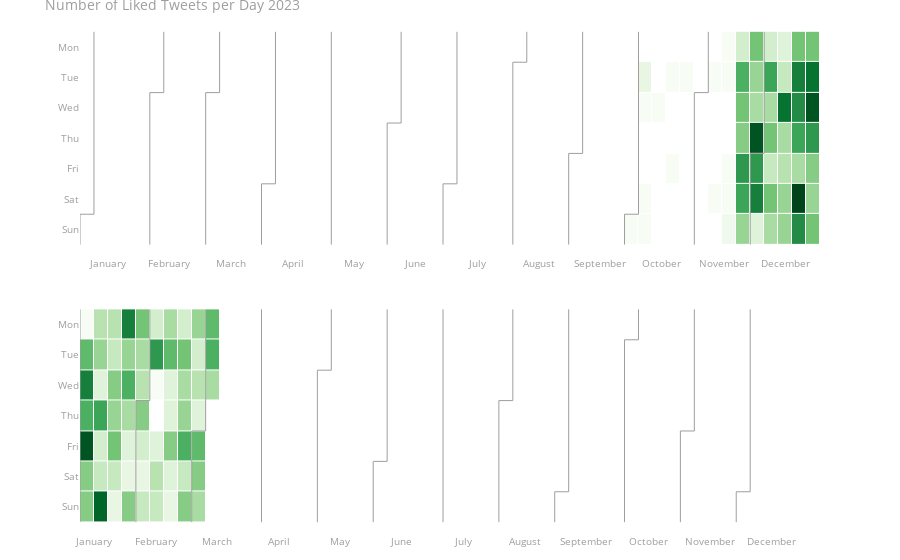

Notebook code for this chart:
### Code cell
from plotly_calplot import calplot

def convert_to_day_df(df):
    # Convert the 'date' column to datetime if it's not already
    df['date'] = pd.to_datetime(df['date'])
    day_df = df.groupby(df['date'].dt.date).size().reset_index(name='num_tweets')
    
    return day_df

day_df = convert_to_day_df(df)
day_df.head(2)

fig = calplot(day_df[(day_df['date'].astype(str)>'2023-09-01') & (day_df['date'].astype(str) < '2024-03-07')], x="date", y="num_tweets", 
              start_month = 1,
    end_month = 12,
    )

# set height of the figure
fig.update_layout(height=250)
# add title 
fig.update_layout(title='Number of Liked Tweets per Day 2023')
fig.show()

### Figure 1 — Plotly figure (JSON) as saved in the notebook; plotly's stock layout.template omitted (floating-point values rounded to 4 significant figures; data arrays with more than 128 entries replaced by an {"elided": "..."} marker saying what was removed)
{"data": [{"colorscale": [[0, "rgb(247,252,245)"], [0.125, "rgb(229,245,224)"], [0.25, "rgb(199,233,192)"], [0.375, "rgb(161,217,155)"], [0.5, "rgb(116,196,118)"], [0.625, "rgb(65,171,93)"], [0.75, "rgb(35,139,69)"], [0.875, "rgb(0,109,44)"], [1, "rgb(0,68,27)"]], "customdata": {"elided": "365x2 str values"}, "hovertemplate": "%{customdata[0]} <br>Week=%{x} <br>%{customdata[1]}=%{z}", "name": "2023", "showscale": false, "type": "heatmap", "x": {"elided": "365 int values"}, "xaxis": "x", "xgap": 1, "y": {"elided": "365 int values"}, "yaxis": "y", "ygap": 1, "z": {"elided": "365 int values"}, "zmax": 21, "zmin": 1}, {"hoverinfo": "skip", "line": {"color": "#9e9e9e", "width": 1}, "mode": "lines", "type": "scatter", "x": [-0.5, -0.5], "xaxis": "x", "y": [5.5, 6.5], "yaxis": "y"}, {"hoverinfo": "skip", "line": {"color": "#9e9e9e", "width": 1}, "mode": "lines", "type": "scatter", "x": [-0.5, 0.5], "xaxis": "x", "y": [5.5, 5.5], "yaxis": "y"}, {"hoverinfo": "skip", "line": {"color": "#9e9e9e", "width": 1}, "mode": "lines", "type": "scatter", "x": [0.5, 0.5], "xaxis": "x", "y": [5.5, -0.5], "yaxis": "y"}, {"hoverinfo": "skip", "line": {"color": "#9e9e9e", "width": 1}, "mode": "lines", "type": "scatter", "x": [4.5, 4.5], "xaxis": "x", "y": [1.5, 6.5], "yaxis": "y"}, {"hoverinfo": "skip", "line": {"color": "#9e9e9e", "width": 1}, "mode": "lines", "type": "scatter", "x": [4.5, 5.5], "xaxis": "x", "y": [1.5, 1.5], "yaxis": "y"}, {"hoverinfo": "skip", "line": {"color": "#9e9e9e", "width": 1}, "mode": "lines", "type": "scatter", "x": [5.5, 5.5], "xaxis": "x", "y": [1.5, -0.5], "yaxis": "y"}, {"hoverinfo": "skip", "line": {"color": "#9e9e9e", "width": 1}, "mode": "lines", "type": "scatter", "x": [8.5, 8.5], "xaxis": "x", "y": [1.5, 6.5], "yaxis": "y"}, {"hoverinfo": "skip", "line": {"color": "#9e9e9e", "width": 1}, "mode": "lines", "type": "scatter", "x": [8.5, 9.5], "xaxis": "x", "y": [1.5, 1.5], "yaxis": "y"}, {"hoverinfo": "skip", "line": {"color": "#9e9e9e", "width": 1}, "mode": "lines", "type": "scatter", "x": [9.5, 9.5], "xaxis": "x", "y": [1.5, -0.5], "yaxis": "y"}, {"hoverinfo": "skip", "line": {"color": "#9e9e9e", "width": 1}, "mode": "lines", "type": "scatter", "x": [12.5, 12.5], "xaxis": "x", "y": [4.5, 6.5], "yaxis": "y"}, {"hoverinfo": "skip", "line": {"color": "#9e9e9e", "width": 1}, "mode": "lines", "type": "scatter", "x": [12.5, 13.5], "xaxis": "x", "y": [4.5, 4.5], "yaxis": "y"}, {"hoverinfo": "skip", "line": {"color": "#9e9e9e", "width": 1}, "mode": "lines", "type": "scatter", "x": [13.5, 13.5], "xaxis": "x", "y": [4.5, -0.5], "yaxis": "y"}, {"hoverinfo": "skip", "line": {"color": "#9e9e9e", "width": 1}, "mode": "lines", "type": "scatter", "x": [17.5, 17.5], "xaxis": "x", "y": [-0.5, 6.5], "yaxis": "y"}, {"hoverinfo": "skip", "line": {"color": "#9e9e9e", "width": 1}, "mode": "lines", "type": "scatter", "x": [21.5, 21.5], "xaxis": "x", "y": [2.5, 6.5], "yaxis": "y"}, {"hoverinfo": "skip", "line": {"color": "#9e9e9e", "width": 1}, "mode": "lines", "type": "scatter", "x": [21.5, 22.5], "xaxis": "x", "y": [2.5, 2.5], "yaxis": "y"}, {"hoverinfo": "skip", "line": {"color": "#9e9e9e", "width": 1}, "mode": "lines", "type": "scatter", "x": [22.5, 22.5], "xaxis": "x", "y": [2.5, -0.5], "yaxis": "y"}, {"hoverinfo": "skip", "line": {"color": "#9e9e9e", "width": 1}, "mode": "lines", "type": "scatter", "x": [25.5, 25.5], "xaxis": "x", "y": [4.5, 6.5], "yaxis": "y"}, {"hoverinfo": "skip", "line": {"color": "#9e9e9e", "width": 1}, "mode": "lines", "type": "scatter", "x": [25.5, 26.5], "xaxis": "x", "y": [4.5, 4.5], "yaxis": "y"}, {"hoverinfo": "skip", "line": {"color": "#9e9e9e", "width": 1}, "mode": "lines", "type": "scatter", "x": [26.5, 26.5], "xaxis": "x", "y": [4.5, -0.5], "yaxis": "y"}, {"hoverinfo": "skip", "line": {"color": "#9e9e9e", "width": 1}, "mode": "lines", "type": "scatter", "x": [30.5, 30.5], "xaxis": "x", "y": [0.5, 6.5], "yaxis": "y"}, {"hoverinfo": "skip", "line": {"color": "#9e9e9e", "width": 1}, "mode": "lines", "type": "scatter", "x": [30.5, 31.5], "xaxis": "x", "y": [0.5, 0.5], "yaxis": "y"}, {"hoverinfo": "skip", "line": {"color": "#9e9e9e", "width": 1}, "mode": "lines", "type": "scatter", "x": [31.5, 31.5], "xaxis": "x", "y": [0.5, -0.5], "yaxis": "y"}, {"hoverinfo": "skip", "line": {"color": "#9e9e9e", "width": 1}, "mode": "lines", "type": "scatter", "x": [34.5, 34.5], "xaxis": "x", "y": [3.5, 6.5], "yaxis": "y"}, {"hoverinfo": "skip", "line": {"color": "#9e9e9e", "width": 1}, "mode": "lines", "type": "scatter", "x": [34.5, 35.5], "xaxis": "x", "y": [3.5, 3.5], "yaxis": "y"}, {"hoverinfo": "skip", "line": {"color": "#9e9e9e", "width": 1}, "mode": "lines", "type": "scatter", "x": [35.5, 35.5], "xaxis": "x", "y": [3.5, -0.5], "yaxis": "y"}, {"hoverinfo": "skip", "line": {"color": "#9e9e9e", "width": 1}, "mode": "lines", "type": "scatter", "x": [38.5, 38.5], "xaxis": "x", "y": [5.5, 6.5], "yaxis": "y"}, {"hoverinfo": "skip", "line": {"color": "#9e9e9e", "width": 1}, "mode": "lines", "type": "scatter", "x": [38.5, 39.5], "xaxis": "x", "y": [5.5, 5.5], "yaxis": "y"}, {"hoverinfo": "skip", "line": {"color": "#9e9e9e", "width": 1}, "mode": "lines", "type": "scatter", "x": [39.5, 39.5], "xaxis": "x", "y": [5.5, -0.5], "yaxis": "y"}, {"hoverinfo": "skip", "line": {"color": "#9e9e9e", "width": 1}, "mode": "lines", "type": "scatter", "x": [43.5, 43.5], "xaxis": "x", "y": [1.5, 6.5], "yaxis": "y"}, {"hoverinfo": "skip", "line": {"color": "#9e9e9e", "width": 1}, "mode": "lines", "type": "scatter", "x": [43.5, 44.5], "xaxis": "x", "y": [1.5, 1.5], "yaxis": "y"}, {"hoverinfo": "skip", "line": {"color": "#9e9e9e", "width": 1}, "mode": "lines", "type": "scatter", "x": [44.5, 44.5], "xaxis": "x", "y": [1.5, -0.5], "yaxis": "y"}, {"hoverinfo": "skip", "line": {"color": "#9e9e9e", "width": 1}, "mode": "lines", "type": "scatter", "x": [47.5, 47.5], "xaxis": "x", "y": [3.5, 6.5], "yaxis": "y"}, {"hoverinfo": "skip", "line": {"color": "#9e9e9e", "width": 1}, "mode": "lines", "type": "scatter", "x": [47.5, 48.5], "xaxis": "x", "y": [3.5, 3.5], "yaxis": "y"}, {"hoverinfo": "skip", "line": {"color": "#9e9e9e", "width": 1}, "mode": "lines", "type": "scatter", "x": [48.5, 48.5], "xaxis": "x", "y": [3.5, -0.5], "yaxis": "y"}, {"colorscale": [[0, "rgb(247,252,245)"], [0.125, "rgb(229,245,224)"], [0.25, "rgb(199,233,192)"], [0.375, "rgb(161,217,155)"], [0.5, "rgb(116,196,118)"], [0.625, "rgb(65,171,93)"], [0.75, "rgb(35,139,69)"], [0.875, "rgb(0,109,44)"], [1, "rgb(0,68,27)"]], "customdata": {"elided": "366x2 str values"}, "hovertemplate": "%{customdata[0]} <br>Week=%{x} <br>%{customdata[1]}=%{z}", "name": "2024", "showscale": false, "type": "heatmap", "x": {"elided": "366 int values"}, "xaxis": "x2", "xgap": 1, "y": {"elided": "366 int values"}, "yaxis": "y2", "ygap": 1, "z": {"elided": "366 int values"}, "zmax": 21, "zmin": 1}, {"hoverinfo": "skip", "line": {"color": "#9e9e9e", "width": 1}, "mode": "lines", "type": "scatter", "x": [0.5, 0.5], "xaxis": "x2", "y": [-0.5, 6.5], "yaxis": "y2"}, {"hoverinfo": "skip", "line": {"color": "#9e9e9e", "width": 1}, "mode": "lines", "type": "scatter", "x": [4.5, 4.5], "xaxis": "x2", "y": [2.5, 6.5], "yaxis": "y2"}, {"hoverinfo": "skip", "line": {"color": "#9e9e9e", "width": 1}, "mode": "lines", "type": "scatter", "x": [4.5, 5.5], "xaxis": "x2", "y": [2.5, 2.5], "yaxis": "y2"}, {"hoverinfo": "skip", "line": {"color": "#9e9e9e", "width": 1}, "mode": "lines", "type": "scatter", "x": [5.5, 5.5], "xaxis": "x2", "y": [2.5, -0.5], "yaxis": "y2"}, {"hoverinfo": "skip", "line": {"color": "#9e9e9e", "width": 1}, "mode": "lines", "type": "scatter", "x": [8.5, 8.5], "xaxis": "x2", "y": [3.5, 6.5], "yaxis": "y2"}, {"hoverinfo": "skip", "line": {"color": "#9e9e9e", "width": 1}, "mode": "lines", "type": "scatter", "x": [8.5, 9.5], "xaxis": "x2", "y": [3.5, 3.5], "yaxis": "y2"}, {"hoverinfo": "skip", "line": {"color": "#9e9e9e", "width": 1}, "mode": "lines", "type": "scatter", "x": [9.5, 9.5], "xaxis": "x2", "y": [3.5, -0.5], "yaxis": "y2"}, {"hoverinfo": "skip", "line": {"color": "#9e9e9e", "width": 1}, "mode": "lines", "type": "scatter", "x": [13.5, 13.5], "xaxis": "x2", "y": [-0.5, 6.5], "yaxis": "y2"}, {"hoverinfo": "skip", "line": {"color": "#9e9e9e", "width": 1}, "mode": "lines", "type": "scatter", "x": [17.5, 17.5], "xaxis": "x2", "y": [1.5, 6.5], "yaxis": "y2"}, {"hoverinfo": "skip", "line": {"color": "#9e9e9e", "width": 1}, "mode": "lines", "type": "scatter", "x": [17.5, 18.5], "xaxis": "x2", "y": [1.5, 1.5], "yaxis": "y2"}, {"hoverinfo": "skip", "line": {"color": "#9e9e9e", "width": 1}, "mode": "lines", "type": "scatter", "x": [18.5, 18.5], "xaxis": "x2", "y": [1.5, -0.5], "yaxis": "y2"}, {"hoverinfo": "skip", "line": {"color": "#9e9e9e", "width": 1}, "mode": "lines", "type": "scatter", "x": [21.5, 21.5], "xaxis": "x2", "y": [4.5, 6.5], "yaxis": "y2"}, {"hoverinfo": "skip", "line": {"color": "#9e9e9e", "width": 1}, "mode": "lines", "type": "scatter", "x": [21.5, 22.5], "xaxis": "x2", "y": [4.5, 4.5], "yaxis": "y2"}, {"hoverinfo": "skip", "line": {"color": "#9e9e9e", "width": 1}, "mode": "lines", "type": "scatter", "x": [22.5, 22.5], "xaxis": "x2", "y": [4.5, -0.5], "yaxis": "y2"}, {"hoverinfo": "skip", "line": {"color": "#9e9e9e", "width": 1}, "mode": "lines", "type": "scatter", "x": [26.5, 26.5], "xaxis": "x2", "y": [-0.5, 6.5], "yaxis": "y2"}, {"hoverinfo": "skip", "line": {"color": "#9e9e9e", "width": 1}, "mode": "lines", "type": "scatter", "x": [30.5, 30.5], "xaxis": "x2", "y": [2.5, 6.5], "yaxis": "y2"}, {"hoverinfo": "skip", "line": {"color": "#9e9e9e", "width": 1}, "mode": "lines", "type": "scatter", "x": [30.5, 31.5], "xaxis": "x2", "y": [2.5, 2.5], "yaxis": "y2"}, {"hoverinfo": "skip", "line": {"color": "#9e9e9e", "width": 1}, "mode": "lines", "type": "scatter", "x": [31.5, 31.5], "xaxis": "x2", "y": [2.5, -0.5], "yaxis": "y2"}, {"hoverinfo": "skip", "line": {"color": "#9e9e9e", "width": 1}, "mode": "lines", "type": "scatter", "x": [34.5, 34.5], "xaxis": "x2", "y": [5.5, 6.5], "yaxis": "y2"}, {"hoverinfo": "skip", "line": {"color": "#9e9e9e", "width": 1}, "mode": "lines", "type": "scatter", "x": [34.5, 35.5], "xaxis": "x2", "y": [5.5, 5.5], "yaxis": "y2"}, {"hoverinfo": "skip", "line": {"color": "#9e9e9e", "width": 1}, "mode": "lines", "type": "scatter", "x": [35.5, 35.5], "xaxis": "x2", "y": [5.5, -0.5], "yaxis": "y2"}, {"hoverinfo": "skip", "line": {"color": "#9e9e9e", "width": 1}, "mode": "lines", "type": "scatter", "x": [39.5, 39.5], "xaxis": "x2", "y": [0.5, 6.5], "yaxis": "y2"}, {"hoverinfo": "skip", "line": {"color": "#9e9e9e", "width": 1}, "mode": "lines", "type": "scatter", "x": [39.5, 40.5], "xaxis": "x2", "y": [0.5, 0.5], "yaxis": "y2"}, {"hoverinfo": "skip", "line": {"color": "#9e9e9e", "width": 1}, "mode": "lines", "type": "scatter", "x": [40.5, 40.5], "xaxis": "x2", "y": [0.5, -0.5], "yaxis": "y2"}, {"hoverinfo": "skip", "line": {"color": "#9e9e9e", "width": 1}, "mode": "lines", "type": "scatter", "x": [43.5, 43.5], "xaxis": "x2", "y": [3.5, 6.5], "yaxis": "y2"}, {"hoverinfo": "skip", "line": {"color": "#9e9e9e", "width": 1}, "mode": "lines", "type": "scatter", "x": [43.5, 44.5], "xaxis": "x2", "y": [3.5, 3.5], "yaxis": "y2"}, {"hoverinfo": "skip", "line": {"color": "#9e9e9e", "width": 1}, "mode": "lines", "type": "scatter", "x": [44.5, 44.5], "xaxis": "x2", "y": [3.5, -0.5], "yaxis": "y2"}, {"hoverinfo": "skip", "line": {"color": "#9e9e9e", "width": 1}, "mode": "lines", "type": "scatter", "x": [47.5, 47.5], "xaxis": "x2", "y": [5.5, 6.5], "yaxis": "y2"}, {"hoverinfo": "skip", "line": {"color": "#9e9e9e", "width": 1}, "mode": "lines", "type": "scatter", "x": [47.5, 48.5], "xaxis": "x2", "y": [5.5, 5.5], "yaxis": "y2"}, {"hoverinfo": "skip", "line": {"color": "#9e9e9e", "width": 1}, "mode": "lines", "type": "scatter", "x": [48.5, 48.5], "xaxis": "x2", "y": [5.5, -0.5], "yaxis": "y2"}], "layout": {"autosize": true, "font": {"color": "#9e9e9e", "size": 10}, "margin": {"b": 20, "t": 20}, "plot_bgcolor": "#fff", "showlegend": false, "title": {"text": "Number of Liked Tweets per Day 2023"}, "xaxis": {"anchor": "y", "autorange": true, "domain": [0, 1], "range": [-0.5, 52.5], "showgrid": false, "showline": false, "tickmode": "array", "ticktext": ["January", "February", "March", "April", "May", "June", "July", "August", "September", "October", "November", "December"], "tickvals": [1.5, 5.909, 10.32, 14.73, 19.14, 23.55, 27.95, 32.36, 36.77, 41.18, 45.59, 50], "type": "linear", "zeroline": false}, "xaxis2": {"anchor": "y2", "autorange": true, "domain": [0, 1], "range": [0.5, 53.5], "showgrid": false, "showline": false, "tickmode": "array", "ticktext": ["January", "February", "March", "April", "May", "June", "July", "August", "September", "October", "November", "December"], "tickvals": [1.5, 5.909, 10.32, 14.73, 19.14, 23.55, 27.95, 32.36, 36.77, 41.18, 45.59, 50], "type": "linear", "zeroline": false}, "yaxis": {"anchor": "x", "autorange": true, "domain": [0.54, 1], "range": [6.889, -0.8889], "showgrid": false, "showline": false, "tickmode": "array", "ticktext": ["Mon", "Tue", "Wed", "Thu", "Fri", "Sat", "Sun"], "tickvals": [0, 1, 2, 3, 4, 5, 6], "type": "linear", "zeroline": false}, "yaxis2": {"anchor": "x2", "autorange": true, "domain": [0, 0.46], "range": [6.889, -0.8889], "showgrid": false, "showline": false, "tickmode": "array", "ticktext": ["Mon", "Tue", "Wed", "Thu", "Fri", "Sat", "Sun"], "tickvals": [0, 1, 2, 3, 4, 5, 6], "type": "linear", "zeroline": false}}}
